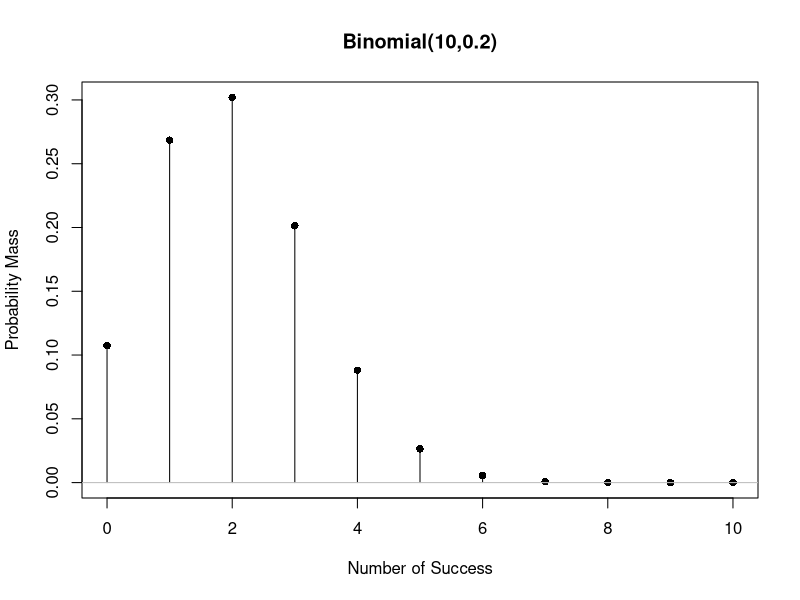

Reproduce this figure in R.
#Binomial distribution: assume that we want to examine 10 people for a disease that 
#has a probability of 0.2 in the population of interest. The number of people
#(out of 10) who are affected denoted as Y, has Binomial(10,0.2) distribution. 
#Let us first simulate five random samples from this distribution(examine 5 groups 
#each with 10 people).

rbinom(5, size=10, prob=0.2)

#Here 5 is the number of random samples. Size is num of Bernoulli trial(here n =10) 
#and prob is the probability of interest (1 out of two binary values)
#Each randomly generated number in the output represents the num of people 
#affected by the disease out of 10 people
#below is the simulation for a disease status for a group of 10 people.
rbinom(10, size=10, prob=0.2) 


#Now suppose we want to know the probability of observing 3 out of 10 people
#affected by the disease: P(X=3). Then we need probability mass function dbinom()

dbinom(3, size=10, prob=0.2)

#We can also create a vector X of the possible values of the X and then use this 
#vector as input to dbinom() function

x <- 0:10
Px <- dbinom(x, size=10, prob=0.2)
round(Px,2)

#Uisng vectors x and Px, we can plot the prob. mass function(pmf)

plot(x, Px, type="h", xlab="Number of Success", ylab="Probability Mass", main="Binomial(10,0.2)")
points(x,Px,pch=16)
abline(h=0,col="gray")

#In the plot() the 1st argument provides the values for a vertical axis. We use the type="h" option to create "histogram like" vertical lines.



